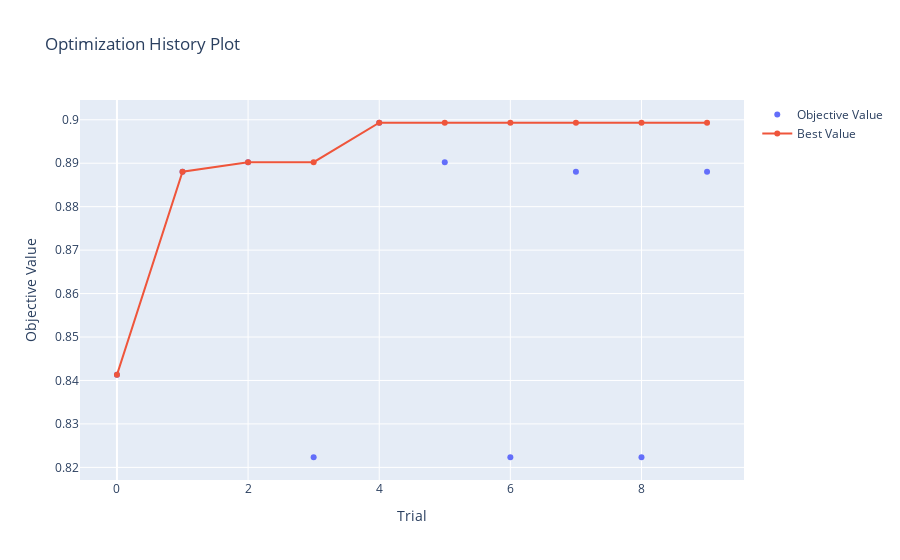

This figure's notebook cell:
### Markdown cell above
### Visualization of the learning curves of the trials

### Code cell
optuna.visualization.plot_optimization_history(study)

### Figure 1 — Plotly figure (JSON) as saved in the notebook; plotly's stock layout.template omitted (floating-point values rounded to 4 significant figures)
{"data": [{"mode": "markers", "name": "Objective Value", "type": "scatter", "x": [0, 1, 2, 3, 4, 5, 6, 7, 8, 9], "y": [0.8413, 0.888, 0.8902, 0.8223, 0.8993, 0.8902, 0.8223, 0.888, 0.8223, 0.888]}, {"name": "Best Value", "type": "scatter", "x": [0, 1, 2, 3, 4, 5, 6, 7, 8, 9], "y": [0.8413, 0.888, 0.8902, 0.8902, 0.8993, 0.8993, 0.8993, 0.8993, 0.8993, 0.8993]}], "layout": {"title": {"text": "Optimization History Plot"}, "xaxis": {"title": {"text": "Trial"}}, "yaxis": {"title": {"text": "Objective Value"}}}}
